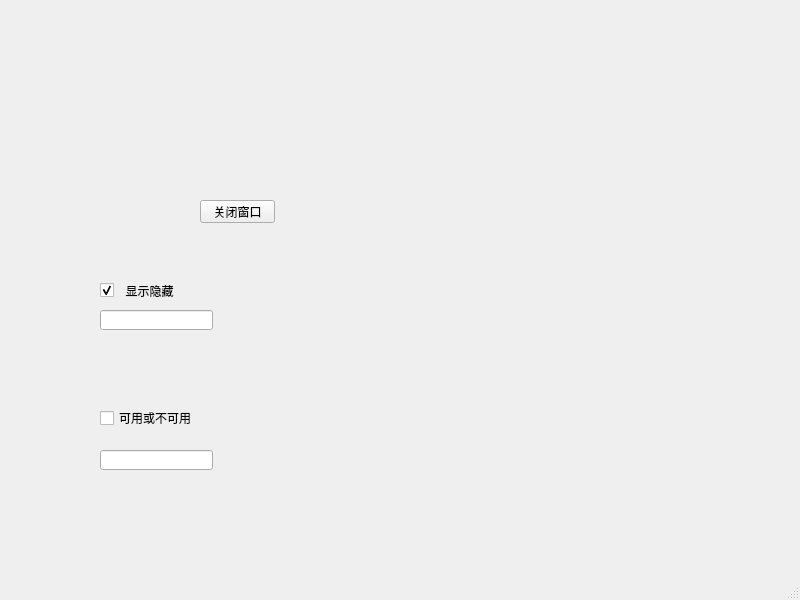
<?xml version="1.0" encoding="UTF-8"?>
<ui version="4.0">
 <class>MainWindow</class>
 <widget class="QMainWindow" name="MainWindow">
  <property name="enabled">
   <bool>true</bool>
  </property>
  <property name="geometry">
   <rect>
    <x>0</x>
    <y>0</y>
    <width>800</width>
    <height>600</height>
   </rect>
  </property>
  <property name="windowTitle">
   <string>MainWindow</string>
  </property>
  <widget class="QWidget" name="centralwidget">
   <widget class="QPushButton" name="pushButton">
    <property name="geometry">
     <rect>
      <x>200</x>
      <y>200</y>
      <width>75</width>
      <height>23</height>
     </rect>
    </property>
    <property name="text">
     <string>关闭窗口</string>
    </property>
   </widget>
   <widget class="QCheckBox" name="checkBox">
    <property name="enabled">
     <bool>true</bool>
    </property>
    <property name="geometry">
     <rect>
      <x>100</x>
      <y>280</y>
      <width>101</width>
      <height>21</height>
     </rect>
    </property>
    <property name="text">
     <string>  显示隐藏</string>
    </property>
    <property name="checked">
     <bool>true</bool>
    </property>
   </widget>
   <widget class="QCheckBox" name="checkBox_2">
    <property name="geometry">
     <rect>
      <x>100</x>
      <y>410</y>
      <width>101</width>
      <height>16</height>
     </rect>
    </property>
    <property name="text">
     <string>可用或不可用</string>
    </property>
   </widget>
   <widget class="QLineEdit" name="lineEdit">
    <property name="geometry">
     <rect>
      <x>100</x>
      <y>310</y>
      <width>113</width>
      <height>20</height>
     </rect>
    </property>
   </widget>
   <widget class="QLineEdit" name="lineEdit_2">
    <property name="geometry">
     <rect>
      <x>100</x>
      <y>450</y>
      <width>113</width>
      <height>20</height>
     </rect>
    </property>
   </widget>
  </widget>
  <widget class="QMenuBar" name="menubar">
   <property name="geometry">
    <rect>
     <x>0</x>
     <y>0</y>
     <width>800</width>
     <height>23</height>
    </rect>
   </property>
  </widget>
  <widget class="QStatusBar" name="statusbar"/>
 </widget>
 <resources/>
 <connections>
  <connection>
   <sender>pushButton</sender>
   <signal>clicked()</signal>
   <receiver>MainWindow</receiver>
   <slot>close()</slot>
   <hints>
    <hint type="sourcelabel">
     <x>262</x>
     <y>232</y>
    </hint>
    <hint type="destinationlabel">
     <x>359</x>
     <y>136</y>
    </hint>
   </hints>
  </connection>
  <connection>
   <sender>checkBox</sender>
   <signal>toggled(bool)</signal>
   <receiver>lineEdit</receiver>
   <slot>setVisible(bool)</slot>
   <hints>
    <hint type="sourcelabel">
     <x>144</x>
     <y>314</y>
    </hint>
    <hint type="destinationlabel">
     <x>140</x>
     <y>337</y>
    </hint>
   </hints>
  </connection>
  <connection>
   <sender>checkBox_2</sender>
   <signal>toggled(bool)</signal>
   <receiver>lineEdit_2</receiver>
   <slot>setDisabled(bool)</slot>
   <hints>
    <hint type="sourcelabel">
     <x>159</x>
     <y>439</y>
    </hint>
    <hint type="destinationlabel">
     <x>176</x>
     <y>480</y>
    </hint>
   </hints>
  </connection>
 </connections>
</ui>
